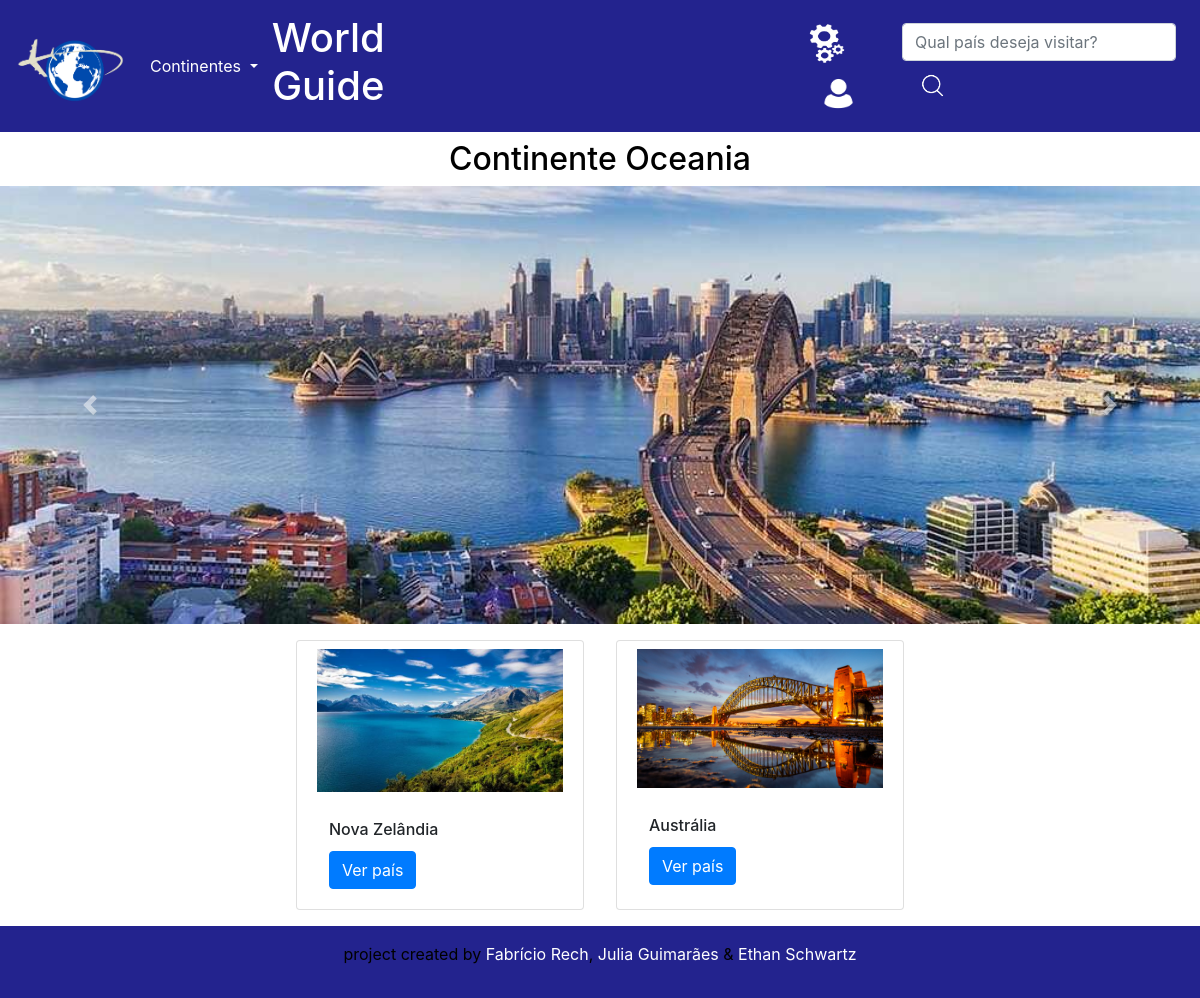
Screenshot of /oceania/Continente/ with the database file from the repository.
### oceania/models.py (models this page shows, shortened)
class model_oceania(models.Model):
    Continente = models.CharField(max_length=100)
    País = models.CharField(max_length=100)
    Descricao = models.CharField(max_length=3000)
    OndeFicar = models.CharField(max_length=1800)
    OndeComer = models.CharField(max_length=1800)
    OndeVisitar = models.CharField(max_length=1800)
    foto = models.ImageField(upload_to='img/%Y/%m/%d/')
    carr = models.ImageField(upload_to='img/%Y/%m/%d/')
    ta_publicado = models.BooleanField(default=False)
    link = models.CharField(max_length=60)

### oceania/views.py (the view)
# urls.py: path('Continente/',views.v_continente, name='continente'),
def v_continente(request):
    cont = models.model_oceania.objects.all()
    dicionario = {'cont': cont}
    return render(request, 'oceania/paginas/index.html',context=dicionario)

### oceania/templates/oceania/paginas/index.html (shortened to what this page needs)
{% extends 'global/paginas/continente.html' %}
{% block continente %}
Continente Oceania
{% endblock %}

### meus_templates/global/paginas/continente.html (shortened to what this page needs)
{% load static %}
<head>
</head>
{% include 'global/parciais/header.html' %}
<link rel="stylesheet" href="https://cdn.jsdelivr.net/npm/bootstrap@4.0.0/dist/css/bootstrap.min.css">
<div>
  <h2 class="text-center m-2">{% block continente %}{% endblock %}<h2>
</div>
<div id="carouselExampleIndicators" class="carousel slide" data-ride="carousel">
    <div class="carousel-inner">
    {% for item in cont %}
        {% if item.id == 1 %}
      <div class="carousel-item active">
        <a href="./detalhe/{{ item.link }}"><img  class="d-block w-100" src="{{ item.carr.url}}" href="./{{ item.link }}" /></a>
      </div>
      {% else %}
      <div class="carousel-item">
        <a href="./detalhe/{{ item.link }}"><img  class="d-block w-100" src="{{ item.carr.url}}" /></a>
      </div>
      {% endif %}
    {% endfor %}
    </div>
    <a class="carousel-control-prev" href="#carouselExampleIndicators" role="button" data-slide="prev">
      <span class="carousel-control-prev-icon" aria-hidden="true"></span>
    </a>
    <a class="carousel-control-next" href="#carouselExampleIndicators" role="button" data-slide="next">
      <span class="carousel-control-next-icon" aria-hidden="true"></span>
    </a>
  </div>
<div class="row row-cols-3 d-flex justify-content-center">
    {% for item in cont %}
    <div class="card m-3" style="width: 18rem;">
        <img class="card-img-top p-2" src="{{item.foto.url}}" alt="Card image cap">
        <div class="card-body">
            <h6 class="card-title">{{item.País}}</h6>
            <a href="detalhe/{{item.link}}" class="btn btn-primary">Ver país</a>
        </div>
    </div>
    {% endfor %}
</div>
{% include 'global/parciais/footer.html' %}

### meus_statics/global/css/main.css (style rules this page uses)
* { margin: 0; padding: 0; color: black; }

### rows the page displays
model_oceania: carr (picture), foto (picture), País "Nova Zelândia"
model_oceania: foto (picture), País "Austrália"
